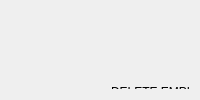
         <widget class="QWidget" name="tab_8">
          <attribute name="title">
           <string>DELETE</string>
          </attribute>
          <layout class="QHBoxLayout" name="horizontalLayout_3">
           <item>
            <widget class="QWidget" name="widget_9" native="true">
             <widget class="QLineEdit" name="idLineEditDelete">
              <property name="geometry">
               <rect>
                <x>270</x>
                <y>170</y>
                <width>351</width>
                <height>51</height>
               </rect>
              </property>
              <property name="styleSheet">
               <string notr="true">QLineEdit {
    background-color: white;
    border: 2px solid #e0e0e0;
    border-radius: 8px;
    padding: 8px;
    font-size: 14px;
    color: #333;
}

QLineEdit:hover {
    border: 2px solid #29b6f6;
    background-color: #f9f9f9;
}

QLineEdit:focus {
    border: 2px solid #0d47a1;
    background-color: white;
}</string>
              </property>
             </widget>
             <widget class="QLineEdit" name="lineEdit_41">
              <property name="geometry">
               <rect>
                <x>100</x>
                <y>170</y>
                <width>131</width>
                <height>51</height>
               </rect>
              </property>
              <property name="focusPolicy">
               <enum>Qt::FocusPolicy::NoFocus</enum>
              </property>
              <property name="styleSheet">
               <string notr="true">QLineEdit {
	font: 700 italic 10pt &quot;Times New Roman&quot;;
	color: white;
    background: qlineargradient(
        x1: 0, y1: 0, x2: 1, y2: 1,
        stop: 0 #001F3F,   
        stop: 1 #004080   
    );
    border: 1px solid #003366; 
    border-radius: 12px;    
    padding: 6px

}</string>
              </property>
              <property name="text">
               <string>ID :</string>
              </property>
             </widget>
             <widget class="QLabel" name="label_28">
              <property name="geometry">
               <rect>
                <x>100</x>
                <y>50</y>
                <width>601</width>
                <height>61</height>
               </rect>
              </property>
              <property name="styleSheet">
               <string notr="true">font: 700 italic 36pt &quot;Times New Roman&quot;;</string>
              </property>
              <property name="text">
               <string>DELETE EMPLOYEE</string>
              </property>
             </widget>
             <widget class="QPushButton" name="deleteButton">
              <property name="geometry">
               <rect>
                <x>480</x>
                <y>240</y>
                <width>141</width>
                <height>51</height>
               </rect>
              </property>
              <property name="styleSheet">
               <string notr="true">QPushButton { 
    font: 700 italic 10pt &quot;Times New Roman&quot;;
    color: white;
    background: qlineargradient(
        x1: 0, y1: 0, x2: 1, y2: 1,
        stop: 0 #00ff66,   /* vert clair vif */
        stop: 1 #009933    /* vert un peu plus foncé */
    );
    border: 1px solid #006622; /* contour vert foncé subtil */
    border-radius: 12px;
    padding: 6px;
}

QPushButton:hover {
    background: qlineargradient(
        x1: 0, y1: 0, x2: 1, y2: 1,
        stop: 0 #00cc55,   /* vert foncé */
        stop: 1 #007722    /* vert encore plus profond */
    );
}
</string>
              </property>
              <property name="text">
               <string>DELETE</string>
              </property>
             </widget>
             <widget class="QLabel" name="label_32">
              <property name="geometry">
               <rect>
                <x>750</x>
                <y>40</y>
                <width>121</width>
                <height>81</height>
               </rect>
              </property>
              <property name="styleSheet">
               <string notr="true">background:transparent;</string>
              </property>
              <property name="text">
               <string/>
              </property>
              <property name="pixmap">
               <pixmap>../../Downloads/Capture_d_écran_2025-09-29_075328-removebg-preview.png</pixmap>
              </property>
              <property name="scaledContents">
               <bool>true</bool>
              </property>
             </widget>
            </widget>
           </item>
          </layout>
         </widget>
